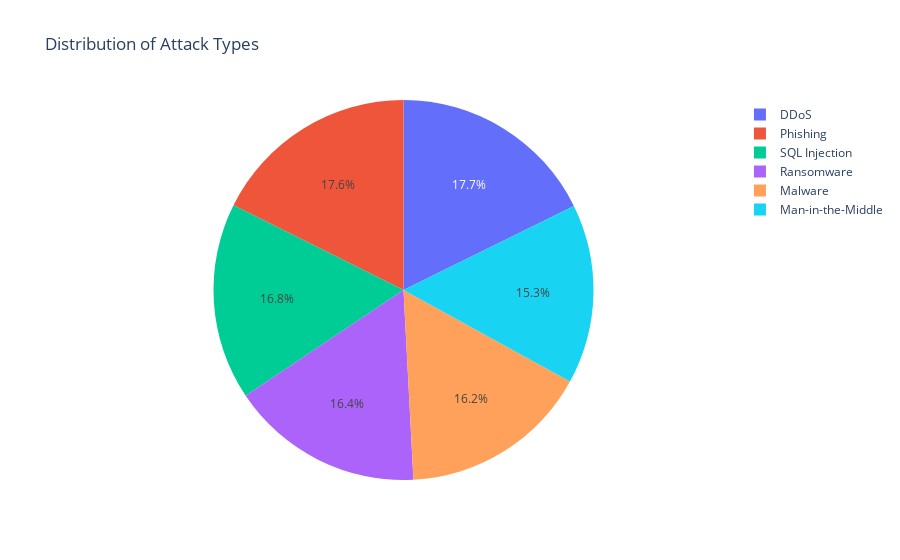
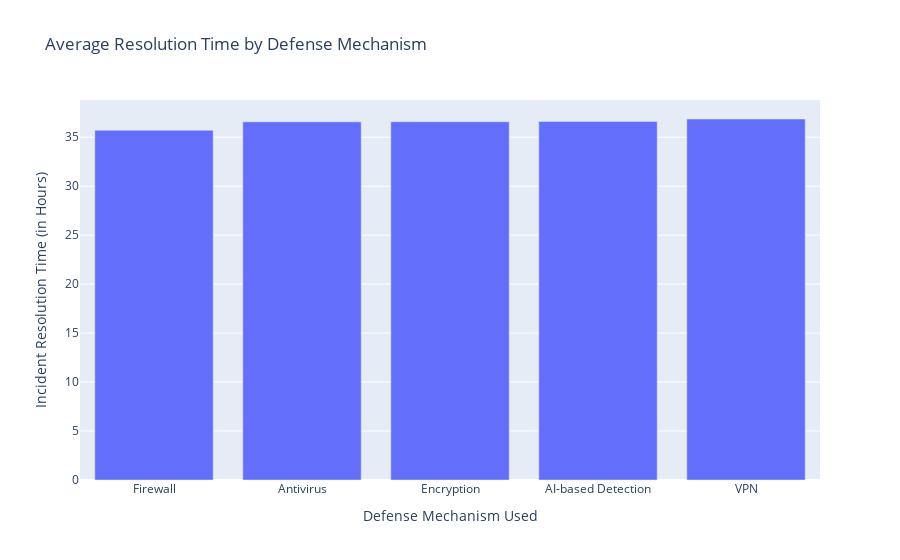
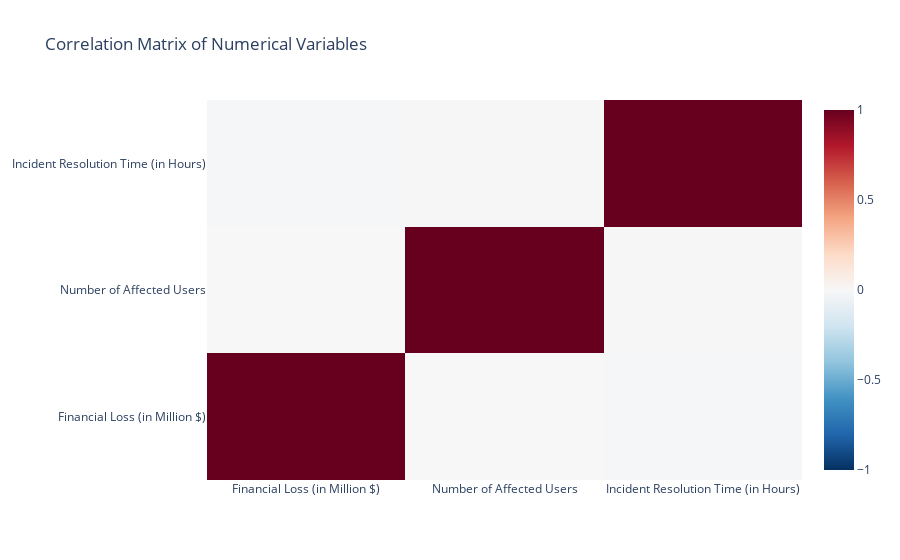

These figures' notebook cell, in order:
### Code cell
# Attack type analysis
attack_type_stats = cleaned_df.groupby('Attack Type').size().reset_index(name='Count')
attack_type_stats = attack_type_stats.sort_values('Count', ascending=False)

fig = px.pie(attack_type_stats, values='Count', names='Attack Type',
             title='Distribution of Attack Types')
fig.show()

# Defense mechanism effectiveness
defense_stats = cleaned_df.groupby('Defense Mechanism Used')['Incident Resolution Time (in Hours)'].mean().reset_index()
defense_stats = defense_stats.sort_values('Incident Resolution Time (in Hours)')

fig = px.bar(defense_stats, x='Defense Mechanism Used', y='Incident Resolution Time (in Hours)',
             title='Average Resolution Time by Defense Mechanism')
fig.show()

# Correlation analysis
numeric_cols = ['Financial Loss (in Million $)', 'Number of Affected Users', 'Incident Resolution Time (in Hours)']
corr_matrix = cleaned_df[numeric_cols].corr()

fig = go.Figure(data=go.Heatmap(
    z=corr_matrix.values,
    x=corr_matrix.columns,
    y=corr_matrix.columns,
    colorscale='RdBu_r',
    zmin=-1,
    zmax=1
))

fig.update_layout(title='Correlation Matrix of Numerical Variables')
fig.show()

### Figure 1 — Plotly figure (JSON) as saved in the notebook; plotly's stock layout.template omitted (floating-point values rounded to 4 significant figures)
{"data": [{"domain": {"x": [0, 1], "y": [0, 1]}, "hovertemplate": "Attack Type=%{label}<br>Count=%{value}<extra></extra>", "labels": ["DDoS", "Phishing", "SQL Injection", "Ransomware", "Malware", "Man-in-the-Middle"], "legendgroup": "", "name": "", "showlegend": true, "type": "pie", "values": [531, 529, 503, 493, 485, 459]}], "layout": {"legend": {"tracegroupgap": 0}, "title": {"text": "Distribution of Attack Types"}}}

### Figure 2 — Plotly figure (JSON) as saved in the notebook; plotly's stock layout.template omitted (floating-point values rounded to 4 significant figures)
{"data": [{"alignmentgroup": "True", "hovertemplate": "Defense Mechanism Used=%{x}<br>Incident Resolution Time (in Hours)=%{y}<extra></extra>", "legendgroup": "", "marker": {"color": "#636efa", "pattern": {"shape": ""}}, "name": "", "offsetgroup": "", "orientation": "v", "showlegend": false, "textposition": "auto", "type": "bar", "x": ["Firewall", "Antivirus", "Encryption", "AI-based Detection", "VPN"], "xaxis": "x", "y": [35.71, 36.57, 36.59, 36.61, 36.86], "yaxis": "y"}], "layout": {"barmode": "relative", "legend": {"tracegroupgap": 0}, "title": {"text": "Average Resolution Time by Defense Mechanism"}, "xaxis": {"anchor": "y", "domain": [0, 1], "title": {"text": "Defense Mechanism Used"}}, "yaxis": {"anchor": "x", "domain": [0, 1], "title": {"text": "Incident Resolution Time (in Hours)"}}}}

### Figure 3 — Plotly figure (JSON) as saved in the notebook; plotly's stock layout.template omitted (floating-point values rounded to 4 significant figures)
{"data": [{"colorscale": [[0, "rgb(5,48,97)"], [0.1, "rgb(33,102,172)"], [0.2, "rgb(67,147,195)"], [0.3, "rgb(146,197,222)"], [0.4, "rgb(209,229,240)"], [0.5, "rgb(247,247,247)"], [0.6, "rgb(253,219,199)"], [0.7, "rgb(244,165,130)"], [0.8, "rgb(214,96,77)"], [0.9, "rgb(178,24,43)"], [1, "rgb(103,0,31)"]], "type": "heatmap", "x": ["Financial Loss (in Million $)", "Number of Affected Users", "Incident Resolution Time (in Hours)"], "y": ["Financial Loss (in Million $)", "Number of Affected Users", "Incident Resolution Time (in Hours)"], "z": [[1, 0.001787, -0.01267], [0.001787, 1, 0.005893], [-0.01267, 0.005893, 1]], "zmax": 1, "zmin": -1}], "layout": {"title": {"text": "Correlation Matrix of Numerical Variables"}}}
